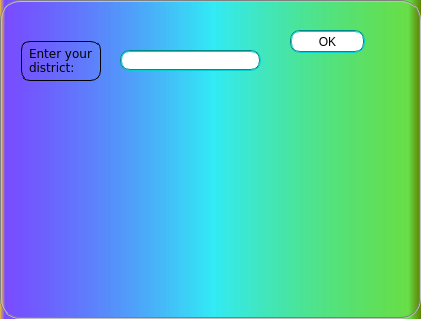
<?xml version="1.0" encoding="UTF-8"?>
<ui version="4.0">
 <class>Dialog</class>
 <widget class="QDialog" name="Dialog">
  <property name="geometry">
   <rect>
    <x>0</x>
    <y>0</y>
    <width>421</width>
    <height>319</height>
   </rect>
  </property>
  <property name="windowTitle">
   <string>Dialog</string>
  </property>
  <property name="windowIcon">
   <iconset>
    <normaloff>../../Desktop/nyc.jpg</normaloff>../../Desktop/nyc.jpg</iconset>
  </property>
  <property name="styleSheet">
   <string notr="true">QDialog {
	background-color: qlineargradient(spread:repeat, x1:0, y1:0, x2:1, y2:0, stop:0 rgba(236, 191, 49, 255), stop:0.0113636 rgba(121, 75, 255, 255), stop:0.505682 rgba(25, 232, 244, 171), stop:0.971591 rgba(104, 222, 71, 255), stop:1 rgba(93, 128, 0, 255));
    border: 2px groove gray;
     border-radius: 20px;
    padding: 2px 4px;
}

QPushButton {
	background-color: white;
   border: 2px groove DarkCyan;
    border-radius: 10px;
   padding: 2px 4px;
}
QPushButton:pressed {
background-color: qlineargradient(x1: 0, y1: 0, x2: 0, y2: 1,
                                      stop: 0 #dadbde, stop: 1 #f6f7fa);
}</string>
  </property>
  <widget class="QLabel" name="label">
   <property name="geometry">
    <rect>
     <x>20</x>
     <y>40</y>
     <width>81</width>
     <height>41</height>
    </rect>
   </property>
   <property name="font">
    <font>
     <family>Verdana</family>
     <weight>50</weight>
     <italic>false</italic>
     <bold>false</bold>
    </font>
   </property>
   <property name="styleSheet">
    <string notr="true">QLabel {
	
   border: 2px groove dark blue;
    border-radius: 10px;
   padding: 2px 4px;
}</string>
   </property>
   <property name="frameShape">
    <enum>QFrame::StyledPanel</enum>
   </property>
   <property name="frameShadow">
    <enum>QFrame::Plain</enum>
   </property>
   <property name="midLineWidth">
    <number>0</number>
   </property>
   <property name="text">
    <string>Enter your district:</string>
   </property>
   <property name="scaledContents">
    <bool>false</bool>
   </property>
   <property name="wordWrap">
    <bool>true</bool>
   </property>
  </widget>
  <widget class="QLineEdit" name="lineEdit">
   <property name="geometry">
    <rect>
     <x>120</x>
     <y>50</y>
     <width>141</width>
     <height>21</height>
    </rect>
   </property>
   <property name="styleSheet">
    <string notr="true">QLineEdit {
	
   border: 2px groove DarkCyan;
    border-radius: 10px;
   padding: 2px 4px;
}</string>
   </property>
  </widget>
  <widget class="QPushButton" name="pushButton">
   <property name="geometry">
    <rect>
     <x>290</x>
     <y>30</y>
     <width>75</width>
     <height>23</height>
    </rect>
   </property>
   <property name="text">
    <string>OK</string>
   </property>
  </widget>
  <widget class="QLabel" name="label_2">
   <property name="geometry">
    <rect>
     <x>120</x>
     <y>100</y>
     <width>201</width>
     <height>191</height>
    </rect>
   </property>
   <property name="text">
    <string/>
   </property>
   <property name="pixmap">
    <pixmap>../../Desktop/dark5-3.png</pixmap>
   </property>
  </widget>
 </widget>
 <resources/>
 <connections/>
</ui>
